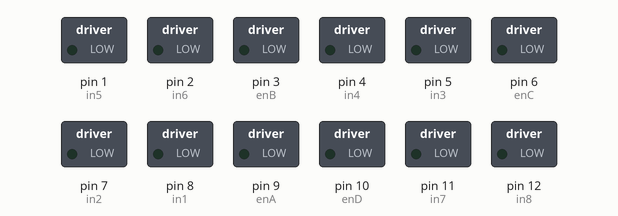
This sketch was run on a simulated Arduino Uno, built with avr-gcc and run on an emulated ATmega328P. On the bench: switched loads named in the sketch (green lamp = pin HIGH).

Above: at 0.05 s.
At 2.0 s:
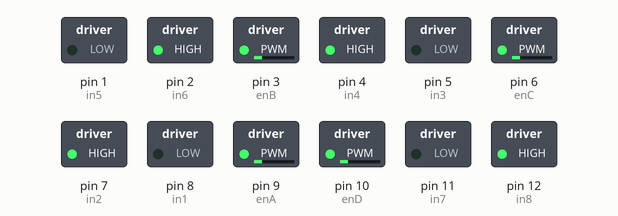
At 3.0 s:
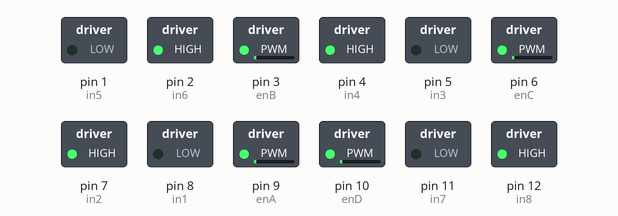
Timing chart, 0 to 5.2 s (numbered marks = the images above):
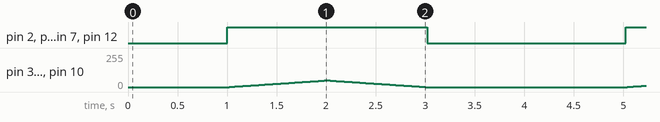

The sketch:

motors.ino
```cpp
// Motor A connections
int enA = 9;
int in1 = 8;
int in2 = 7;

// Motor B connections
int enB = 3;
int in3 = 5;
int in4 = 4;

// Motor C connections
int enC = 6;
int in5 = 1;
int in6 = 2;

// Motor D connections
int enD = 10;
int in7 = 11;
int in8 = 12;


void setup() {
	// Set all the motor control pins to outputs
	pinMode(enA, OUTPUT);
	pinMode(enB, OUTPUT);
	pinMode(enC, OUTPUT);
	pinMode(enD, OUTPUT);

	pinMode(in1, OUTPUT);
	pinMode(in2, OUTPUT);
	pinMode(in3, OUTPUT);
	pinMode(in4, OUTPUT);
	pinMode(in5, OUTPUT);
	pinMode(in6, OUTPUT);
	pinMode(in7, OUTPUT);
	pinMode(in8, OUTPUT);

	// Turn off motors - Initial state
	digitalWrite(in1, LOW);
	digitalWrite(in2, LOW);
	digitalWrite(in3, LOW);
	digitalWrite(in4, LOW);
	digitalWrite(in5, LOW);
	digitalWrite(in6, LOW);
	digitalWrite(in7, LOW);
	digitalWrite(in8, LOW);
}

void loop() {
	//directionControl();
	delay(1000);
	speedControl();
	delay(1000);
}

// This function lets you control spinning direction of motors
void directionControl() {
	// Set motors to maximum speed
	// For PWM maximum possible values are 0 to 255
	analogWrite(enA, 255);
	analogWrite(enB, 255);

	// Turn on motor A & B
	//digitalWrite(in1, HIGH);
	//digitalWrite(in2, LOW);
	digitalWrite(in3, HIGH);
	digitalWrite(in4, LOW);
	delay(2000);

	// Now change motor directions
	//digitalWrite(in1, LOW);
	//digitalWrite(in2, HIGH);
	digitalWrite(in3, LOW);
	digitalWrite(in4, HIGH);
	delay(2000);

	// Turn off motors
	//digitalWrite(in1, LOW);
	//digitalWrite(in2, LOW);
	digitalWrite(in3, LOW);
	digitalWrite(in4, LOW);
}

// This function lets you control speed of the motors
void speedControl() {
	// Turn on motors
	digitalWrite(in1, LOW);
	digitalWrite(in2, HIGH);
	digitalWrite(in3, LOW);
	digitalWrite(in4, HIGH);

	digitalWrite(in5, LOW);
	digitalWrite(in6, HIGH);
	digitalWrite(in7, LOW);
	digitalWrite(in8, HIGH);

	// Accelerate from zero to maximum speed
	for (int i = 0; i < 50; i++) {
		analogWrite(enA, i);
		analogWrite(enB, i);
		analogWrite(enC, i);
		analogWrite(enD, i);
		delay(20);
	}

	// Decelerate from maximum speed to zero
	for (int i = 50; i >= 0; --i) {
		analogWrite(enA, i);
		analogWrite(enB, i);
		analogWrite(enC, i);
		analogWrite(enD, i);
		delay(20);
	}

	// Now turn off motors
	digitalWrite(in1, LOW);
	digitalWrite(in2, LOW);
	digitalWrite(in3, LOW);
	digitalWrite(in4, LOW);
	digitalWrite(in5, LOW);
	digitalWrite(in6, LOW);
	digitalWrite(in7, LOW);
	digitalWrite(in8, LOW);
}
```

Measured:
- by itself, pin 2 (in6), pin 4 (in4), pin 7 (in2), pin 12 (in8): alternates HIGH for 2.0 s and LOW for 2.0 s
